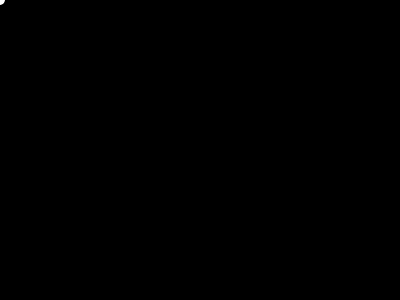
Frame 1 (no input)
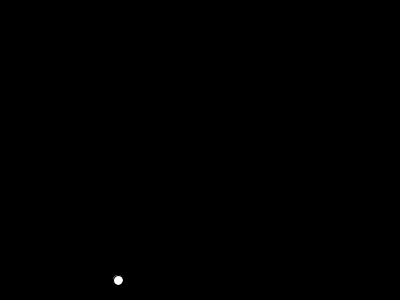
Frame 60 (the mouse pressed at the canvas centre just before this capture)
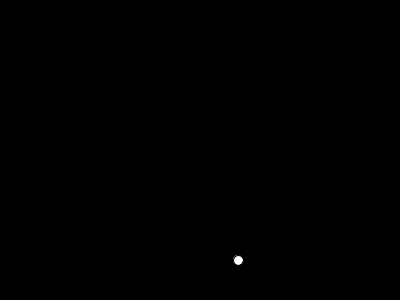
Frame 120 (the mouse held since frame 60 and released just before this capture)

The Processing sketch that drew these frames (run headless with seeded random() and noise(); from frame 60 on, the mouse is pressed at the canvas centre):

// Processing sketch: actividad_2
// ── actividad_2.pde
float velocidad_x = 2;
float velocidad_y = 10;
float x, y;

void setup() {
size(400,300);
x = width;
y = height;
}

void draw() {
background(0);
x = x + velocidad_x;
if (x > width) {
x = 0;
}
y = y + velocidad_y;
if (y > height) {
y = 0;
}
ellipse(x,y,10,10);
}
